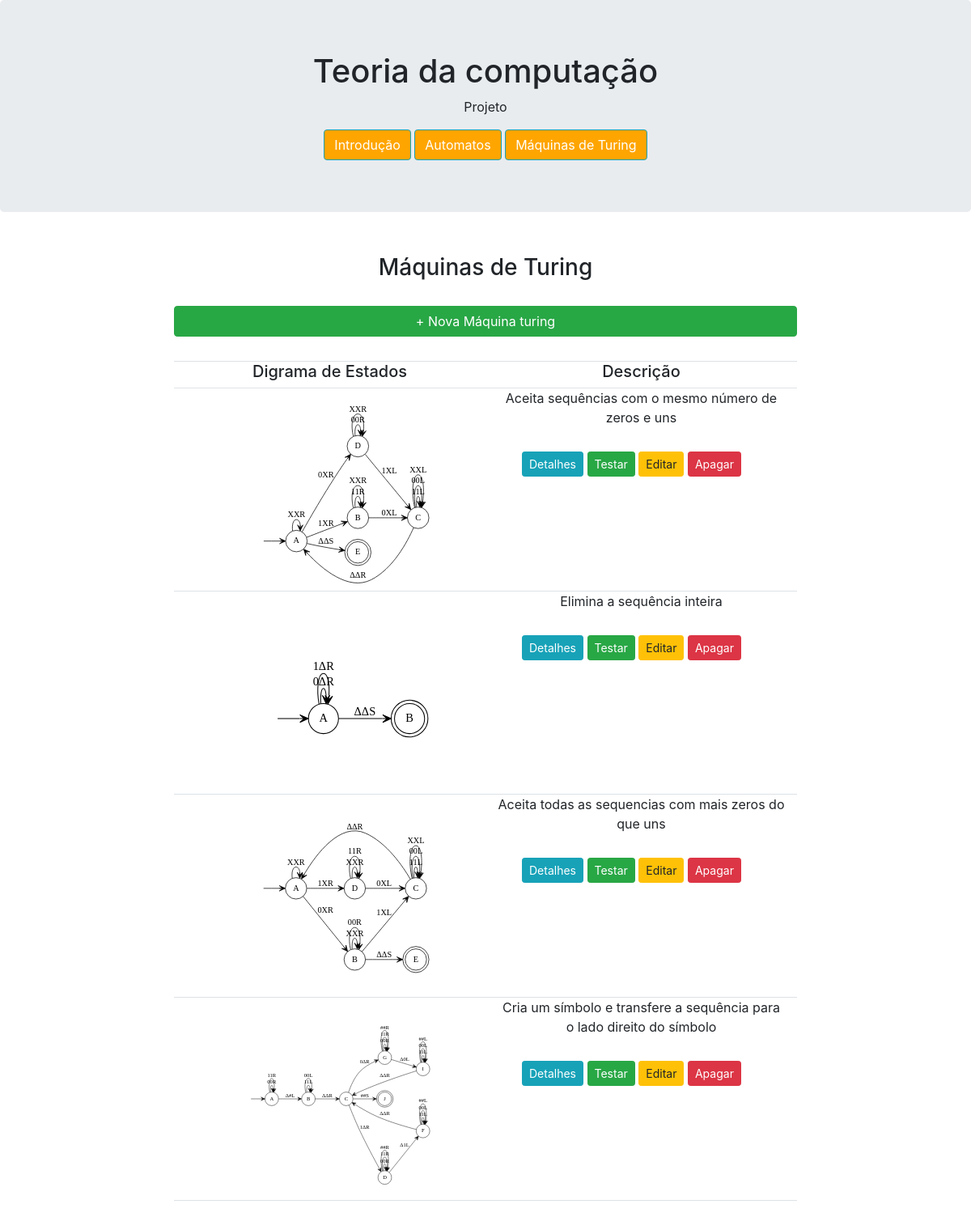
The app's page /MostraMaquinasTuring with its own data.
### website/models.py (models this page shows, shortened)
class MaquinaTuring(models.Model):
    Alfabeto = models.CharField(max_length=9999)
    Estados = models.CharField(max_length=9999)
    EstadoInicial = models.CharField(max_length=9999)
    EstadosDeAceitacao = models.CharField(max_length=9999)
    DicionarioTransicao = models.CharField(max_length=9999)
    Descricao = models.CharField(max_length=9999)

### website/views.py (the view)
# urls.py: path('MostraMaquinasTuring', views.MostraMaquinasTuring, name='MostraMaquinasTuring'),
def MostraMaquinasTuring(request):
	context = {'website': MaquinaTuring.objects.all()}
	return render(request, 'website/MostraMaquinasTuring.html', context)

### website/templates/website/MostraMaquinasTuring.html
{% extends 'website/layout.html' %}
{% block main %}
    <h3>Máquinas de Turing</h3>
    <a href ="{% url 'website:EscolhaCriacaoMaquinaTuring' %}" class="btn btn-success btn-block" style ="margin-top: 30px;">+ Nova Máquina turing </a>
    <div class = "container">
        <div class="row" style = "margin-top: 30px;">
            <div class="col-sm-6 border-bottom border-top">
                <h5>Digrama de Estados</h5>
            </div>
            <div class="col-sm-6 border-bottom border-top">
                <h5>Descrição</h5>
            </div>
        </div>
    </div>
    {% for maquinaturing in website %}
        <div class ="container">
            <div class ="row">
                <div class ="col-sm-6 border-bottom">
                 {% load static %} <img src="{% static "website/imagens/MaquinasTuring/" %}{{ maquinaturing.Descricao }}.svg" alt="home" width="250" height="250" />
                </div>
                <div class ="col-sm-6 border-bottom">
                    <span class ="desc" align="center">
                        {{ maquinaturing.Descricao }}
                    </span>
                    <p>
            <a href="{% url 'website:DetalhesMaquinaTuring' maquinaturing.id %}" class="btn btn-info btn-sm" >Detalhes</a>
            <a href="{% url 'website:TestarMaquinaTuring' maquinaturing.id %}" class="btn btn-success btn-sm"  >Testar</a>
            <a href="{% url 'website:EditarMaquinaTuring' maquinaturing.id %}" class="btn btn-warning btn-sm"  >Editar</a>
            <a href="{% url 'website:ApagaMaquinaTuring' maquinaturing.id %}" role="button" class="btn btn-danger btn-sm">Apagar</a>
                    </p>
                </div>
            </div>
        </div>
    {% endfor %}
    <link rel="stylesheet" href="https://maxcdn.bootstrapcdn.com/bootstrap/4.5.2/css/bootstrap.min.css">
{% endblock %}

### website/static/website/css/base.css (style rules this page uses)
body { background-color: white; }
main p { text-align: left; padding: 20px; margin: 10px; background-color: white; color:black; border-radius: 3px; }

### records on screen
MaquinaTuring: Descricao (picture), Descricao "Aceita sequências com o mesmo número de zeros e uns"
MaquinaTuring: Descricao (picture), Descricao "Elimina a sequência inteira"
MaquinaTuring: Descricao (picture), Descricao "Aceita todas as sequencias com mais zeros do que uns"
MaquinaTuring: Descricao (picture), Descricao "Cria um símbolo e transfere a sequência para o lado direito do símbolo"
